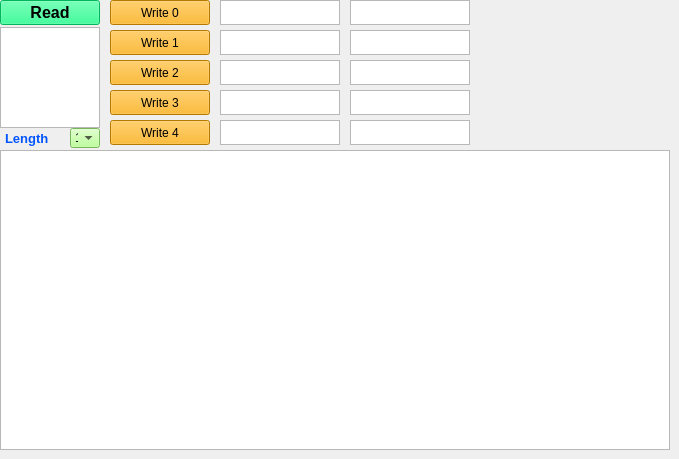
       <widget class="QWidget" name="TabRWRegister">
        <attribute name="title">
         <string>TP Reg</string>
        </attribute>
        <widget class="QPushButton" name="pushButtonRead">
         <property name="geometry">
          <rect>
           <x>0</x>
           <y>0</y>
           <width>100</width>
           <height>25</height>
          </rect>
         </property>
         <property name="maximumSize">
          <size>
           <width>150</width>
           <height>30</height>
          </size>
         </property>
         <property name="font">
          <font>
           <pointsize>12</pointsize>
           <weight>75</weight>
           <italic>false</italic>
           <bold>true</bold>
          </font>
         </property>
         <property name="styleSheet">
          <string notr="true">background-color: rgb(0, 255, 127);</string>
         </property>
         <property name="text">
          <string>Read</string>
         </property>
        </widget>
        <widget class="QTextEdit" name="textEditReadRegAddr">
         <property name="geometry">
          <rect>
           <x>0</x>
           <y>27</y>
           <width>100</width>
           <height>101</height>
          </rect>
         </property>
         <property name="maximumSize">
          <size>
           <width>150</width>
           <height>170</height>
          </size>
         </property>
        </widget>
        <widget class="QTextEdit" name="textEditWriteVal3">
         <property name="geometry">
          <rect>
           <x>350</x>
           <y>90</y>
           <width>120</width>
           <height>25</height>
          </rect>
         </property>
         <property name="maximumSize">
          <size>
           <width>150</width>
           <height>30</height>
          </size>
         </property>
        </widget>
        <widget class="QTextEdit" name="textEditWriteVal4">
         <property name="geometry">
          <rect>
           <x>350</x>
           <y>120</y>
           <width>120</width>
           <height>25</height>
          </rect>
         </property>
         <property name="maximumSize">
          <size>
           <width>150</width>
           <height>30</height>
          </size>
         </property>
        </widget>
        <widget class="QTextEdit" name="textEditWriteVal2">
         <property name="geometry">
          <rect>
           <x>350</x>
           <y>60</y>
           <width>120</width>
           <height>25</height>
          </rect>
         </property>
         <property name="maximumSize">
          <size>
           <width>150</width>
           <height>30</height>
          </size>
         </property>
        </widget>
        <widget class="QTextEdit" name="textEditWriteAddr1">
         <property name="geometry">
          <rect>
           <x>220</x>
           <y>30</y>
           <width>120</width>
           <height>25</height>
          </rect>
         </property>
         <property name="maximumSize">
          <size>
           <width>150</width>
           <height>30</height>
          </size>
         </property>
        </widget>
        <widget class="QTextEdit" name="textEditWriteAddr2">
         <property name="geometry">
          <rect>
           <x>220</x>
           <y>60</y>
           <width>120</width>
           <height>25</height>
          </rect>
         </property>
         <property name="maximumSize">
          <size>
           <width>150</width>
           <height>30</height>
          </size>
         </property>
        </widget>
        <widget class="QTextEdit" name="textEditWriteAddr0">
         <property name="geometry">
          <rect>
           <x>220</x>
           <y>0</y>
           <width>120</width>
           <height>25</height>
          </rect>
         </property>
         <property name="maximumSize">
          <size>
           <width>150</width>
           <height>30</height>
          </size>
         </property>
        </widget>
        <widget class="QTextEdit" name="textEditWriteVal1">
         <property name="geometry">
          <rect>
           <x>350</x>
           <y>30</y>
           <width>120</width>
           <height>25</height>
          </rect>
         </property>
         <property name="maximumSize">
          <size>
           <width>150</width>
           <height>30</height>
          </size>
         </property>
        </widget>
        <widget class="QPushButton" name="pushButtonRegWrite0">
         <property name="geometry">
          <rect>
           <x>110</x>
           <y>0</y>
           <width>100</width>
           <height>25</height>
          </rect>
         </property>
         <property name="maximumSize">
          <size>
           <width>150</width>
           <height>30</height>
          </size>
         </property>
         <property name="styleSheet">
          <string notr="true">background-color: rgb(255, 170, 0);</string>
         </property>
         <property name="text">
          <string>Write 0</string>
         </property>
        </widget>
        <widget class="QPushButton" name="pushButtonRegWrite1">
         <property name="geometry">
          <rect>
           <x>110</x>
           <y>30</y>
           <width>100</width>
           <height>25</height>
          </rect>
         </property>
         <property name="maximumSize">
          <size>
           <width>150</width>
           <height>30</height>
          </size>
         </property>
         <property name="styleSheet">
          <string notr="true">background-color: rgb(255, 170, 0);</string>
         </property>
         <property name="text">
          <string>Write 1</string>
         </property>
        </widget>
        <widget class="QTextEdit" name="textEditWriteVal0">
         <property name="geometry">
          <rect>
           <x>350</x>
           <y>0</y>
           <width>120</width>
           <height>25</height>
          </rect>
         </property>
         <property name="maximumSize">
          <size>
           <width>150</width>
           <height>30</height>
          </size>
         </property>
        </widget>
        <widget class="QTextEdit" name="textEditWriteAddr3">
         <property name="geometry">
          <rect>
           <x>220</x>
           <y>90</y>
           <width>120</width>
           <height>25</height>
          </rect>
         </property>
         <property name="maximumSize">
          <size>
           <width>150</width>
           <height>30</height>
          </size>
         </property>
        </widget>
        <widget class="QPushButton" name="pushButtonRegWrite2">
         <property name="geometry">
          <rect>
           <x>110</x>
           <y>60</y>
           <width>100</width>
           <height>25</height>
          </rect>
         </property>
         <property name="maximumSize">
          <size>
           <width>150</width>
           <height>30</height>
          </size>
         </property>
         <property name="styleSheet">
          <string notr="true">background-color: rgb(255, 170, 0);</string>
         </property>
         <property name="text">
          <string>Write 2</string>
         </property>
        </widget>
        <widget class="QTextEdit" name="textEditWriteAddr4">
         <property name="geometry">
          <rect>
           <x>220</x>
           <y>120</y>
           <width>120</width>
           <height>25</height>
          </rect>
         </property>
         <property name="maximumSize">
          <size>
           <width>150</width>
           <height>30</height>
          </size>
         </property>
        </widget>
        <widget class="QPushButton" name="pushButtonRegWrite4">
         <property name="geometry">
          <rect>
           <x>110</x>
           <y>120</y>
           <width>100</width>
           <height>25</height>
          </rect>
         </property>
         <property name="maximumSize">
          <size>
           <width>150</width>
           <height>30</height>
          </size>
         </property>
         <property name="styleSheet">
          <string notr="true">background-color: rgb(255, 170, 0);</string>
         </property>
         <property name="text">
          <string>Write 4</string>
         </property>
        </widget>
        <widget class="QPushButton" name="pushButtonRegWrite3">
         <property name="geometry">
          <rect>
           <x>110</x>
           <y>90</y>
           <width>100</width>
           <height>25</height>
          </rect>
         </property>
         <property name="maximumSize">
          <size>
           <width>150</width>
           <height>30</height>
          </size>
         </property>
         <property name="styleSheet">
          <string notr="true">background-color: rgb(255, 170, 0);</string>
         </property>
         <property name="text">
          <string>Write 3</string>
         </property>
        </widget>
        <widget class="QLabel" name="label">
         <property name="geometry">
          <rect>
           <x>5</x>
           <y>128</y>
           <width>50</width>
           <height>20</height>
          </rect>
         </property>
         <property name="maximumSize">
          <size>
           <width>60</width>
           <height>20</height>
          </size>
         </property>
         <property name="font">
          <font>
           <pointsize>10</pointsize>
           <weight>75</weight>
           <bold>true</bold>
          </font>
         </property>
         <property name="styleSheet">
          <string notr="true">color: rgb(0, 85, 255);</string>
         </property>
         <property name="text">
          <string>Length</string>
         </property>
        </widget>
        <widget class="QComboBox" name="reglength">
         <property name="geometry">
          <rect>
           <x>70</x>
           <y>128</y>
           <width>30</width>
           <height>20</height>
          </rect>
         </property>
         <property name="styleSheet">
          <string notr="true">background-color: rgb(170, 255, 127);</string>
         </property>
         <item>
          <property name="text">
           <string>1</string>
          </property>
         </item>
         <item>
          <property name="text">
           <string>2</string>
          </property>
         </item>
         <item>
          <property name="text">
           <string>3</string>
          </property>
         </item>
         <item>
          <property name="text">
           <string>4</string>
          </property>
         </item>
         <item>
          <property name="text">
           <string>5</string>
          </property>
         </item>
         <item>
          <property name="text">
           <string>6</string>
          </property>
         </item>
         <item>
          <property name="text">
           <string>7</string>
          </property>
         </item>
         <item>
          <property name="text">
           <string>8</string>
          </property>
         </item>
        </widget>
        <widget class="QTextBrowser" name="readRegValShowText">
         <property name="geometry">
          <rect>
           <x>0</x>
           <y>150</y>
           <width>670</width>
           <height>300</height>
          </rect>
         </property>
         <property name="minimumSize">
          <size>
           <width>670</width>
           <height>300</height>
          </size>
         </property>
         <property name="maximumSize">
          <size>
           <width>670</width>
           <height>300</height>
          </size>
         </property>
        </widget>
       </widget>
